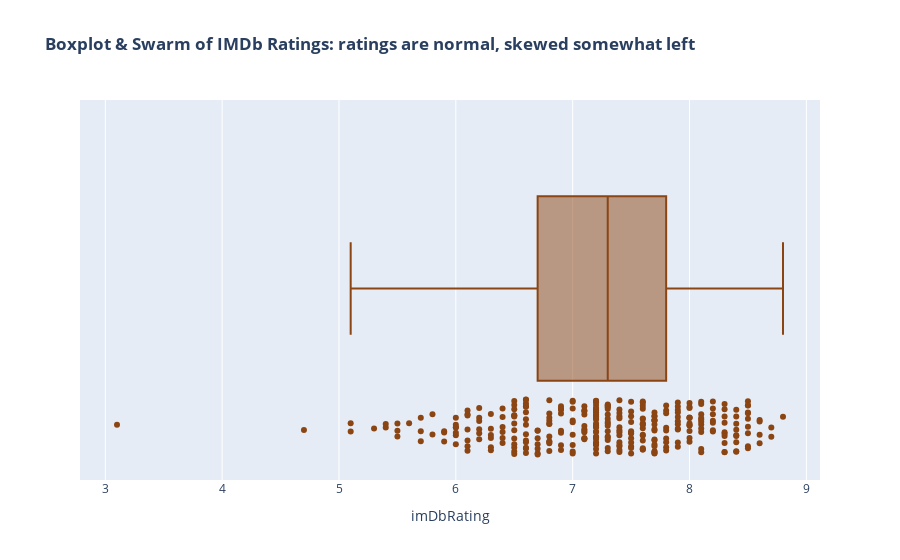

Notebook code cell kept with this figure:
### Markdown cell above
## Ratings and Rating Counts

### Code cell
px.box(metascripts, 
       x = 'imDbRating', 
       hover_data = ['title'], 
       color_discrete_sequence=['saddlebrown'], 
       points = 'all',
       title = "<b>Boxplot & Swarm of IMDb Ratings: ratings are normal, skewed somewhat left<b>")

### Figure 1 — Plotly figure (JSON) as saved in the notebook; plotly's stock layout.template omitted (floating-point values rounded to 4 significant figures; data arrays with more than 128 entries replaced by an {"elided": "..."} marker saying what was removed)
{"data": [{"alignmentgroup": "True", "boxpoints": "all", "customdata": {"elided": "316x1 str values"}, "hovertemplate": "imDbRating=%{x}<br>title=%{customdata[0]}<extra></extra>", "legendgroup": "", "marker": {"color": "saddlebrown"}, "name": "", "notched": false, "offsetgroup": "", "orientation": "h", "showlegend": false, "type": "box", "x": {"elided": "316 float values"}, "x0": " ", "xaxis": "x", "y0": " ", "yaxis": "y"}], "layout": {"boxmode": "group", "legend": {"tracegroupgap": 0}, "title": {"text": "<b>Boxplot & Swarm of IMDb Ratings: ratings are normal, skewed somewhat left<b>"}, "xaxis": {"anchor": "y", "domain": [0, 1], "title": {"text": "imDbRating"}}, "yaxis": {"anchor": "x", "domain": [0, 1]}}}
